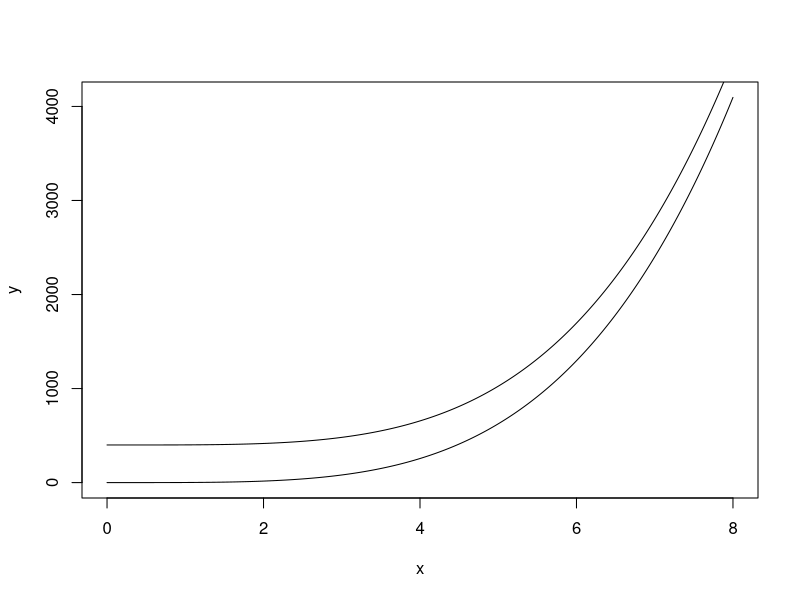
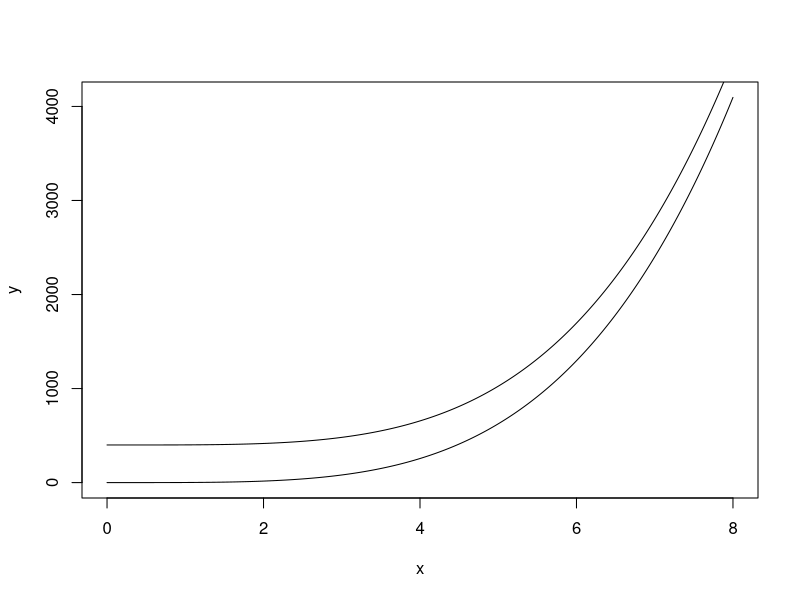

Write R code to recreate these figures, in order.
## ---- chunk 1

x <- seq(0, 8, 0.001)
y <- x^4
y1 <- (x^4) + 400

plot(x, y, type="l")
lines(x, y1, type="l")

## ---- chunk 2

plot(x, y, type="l")
lines(x, y1, type="l")


